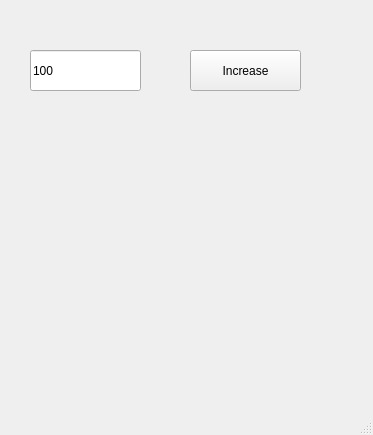
<?xml version="1.0" encoding="UTF-8"?>
<ui version="4.0">
 <class>MainWindow</class>
 <widget class="QMainWindow" name="MainWindow">
  <property name="geometry">
   <rect>
    <x>0</x>
    <y>0</y>
    <width>373</width>
    <height>435</height>
   </rect>
  </property>
  <property name="windowTitle">
   <string>MainWindow</string>
  </property>
  <widget class="QWidget" name="centralwidget">
   <widget class="QLineEdit" name="qle">
    <property name="geometry">
     <rect>
      <x>30</x>
      <y>50</y>
      <width>111</width>
      <height>41</height>
     </rect>
    </property>
    <property name="text">
     <string>100</string>
    </property>
   </widget>
   <widget class="QPushButton" name="pb">
    <property name="geometry">
     <rect>
      <x>190</x>
      <y>50</y>
      <width>111</width>
      <height>41</height>
     </rect>
    </property>
    <property name="text">
     <string>Increase</string>
    </property>
   </widget>
  </widget>
  <widget class="QMenuBar" name="menubar">
   <property name="geometry">
    <rect>
     <x>0</x>
     <y>0</y>
     <width>373</width>
     <height>26</height>
    </rect>
   </property>
  </widget>
  <widget class="QStatusBar" name="statusbar"/>
 </widget>
 <resources/>
 <connections/>
</ui>
